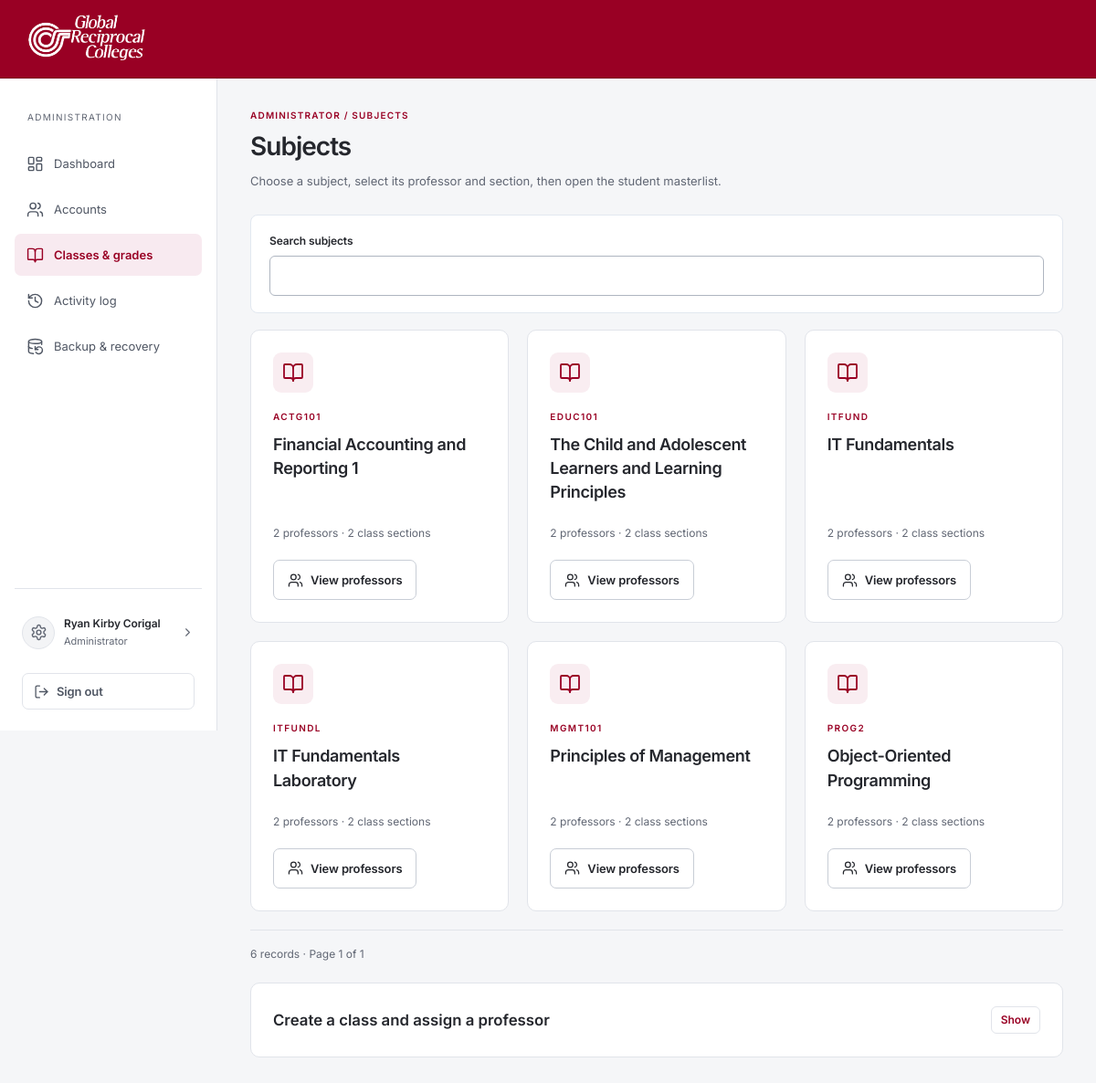
The app's page /registrar.php?view=classes (signed in) with its own data.
### tables this page shows
CREATE TABLE IF NOT EXISTS `classbook_admins` (
  `id` INT UNSIGNED PRIMARY KEY AUTO_INCREMENT,
  `username` VARCHAR(80) NOT NULL UNIQUE,
  `full_name` VARCHAR(150) NOT NULL,
  `password_hash` VARCHAR(255) NOT NULL,
  `created_at` TIMESTAMP DEFAULT CURRENT_TIMESTAMP
);

### includes/classbook.php (called while the page is built, shortened)
<?php
function cbQuery(PDO $db, string $sql, array $args=[]): PDOStatement {
    $q=$db->prepare($sql); $q->execute($args); return $q;
}

### includes/auth.php (called while the page is built, shortened)
<?php
function isLoggedIn(): bool
{
    return isset($_SESSION['user']) && !empty($_SESSION['user']['id']) && !empty($_SESSION['user']['role']);
}
function getCurrentUser(): ?array
{
    return isLoggedIn() ? $_SESSION['user'] : null;
}

### includes/functions.php (called while the page is built, shortened)
<?php
function h(mixed $value): string
{
    return htmlspecialchars((string)($value ?? ''), ENT_QUOTES | ENT_SUBSTITUTE, 'UTF-8');
}

### includes/portal.php (the view, shortened to what this page needs)
<?php
require_once __DIR__.'/auth.php';
require_once __DIR__.'/functions.php';
require_once __DIR__.'/classbook.php';
function portalUser(PDO $db,string $role): array {
    $u=getCurrentUser();
    $table=match($role){'professor'=>'professors','student'=>'students','admin'=>'classbook_admins',default=>throw new RuntimeException('Unknown account role.')};
    $account=cbQuery($db,'SELECT * FROM '.$table.' WHERE id=?',[$u['id']])->fetch();
    $u['full_name']=$role==='student'?$account['first_name'].' '.$account['last_name']:$account['full_name'];$u['username']=$account['username'];$u['public_id']=cbAccountPublicId($db,$role,(int)$u['id']);$_SESSION['user']=$u;$_SESSION['last_active']=time();return $u;
}
function portalRoleLabel(string $role): string {return match($role){'admin'=>'Administrator','professor'=>'Professor','student'=>'Student',default=>ucfirst($role)};}
function portalIcon(string $name): string {
    $path=__DIR__.'/../assets/icons/'.$name.'.svg';
    $svg=preg_replace('/class="[^"]*"/','class="ui-icon"',file_get_contents($path),1);
    return str_replace('<svg','<svg aria-hidden="true" focusable="false"',$svg);
}
function portalStart(string $title,?array $u=null,string $active=''): void {
    $flash=getFlash();
    ?><!doctype html><html lang="en"><head><meta charset="utf-8"><meta name="viewport" content="width=device-width,initial-scale=1"><?php portalPagePaint();?><title><?=h($title)?> · GRC</title><link rel="stylesheet" href="assets/css/classbook.css?v=<?=filemtime(__DIR__.'/../assets/css/classbook.css')?>"><link rel="stylesheet" href="assets/css/filters.css?v=<?=filemtime(__DIR__.'/../assets/css/filters.css')?>"><?php if(($u['role']??'')==='admin'):?><link rel="stylesheet" href="assets/css/administrator.css?v=<?=filemtime(__DIR__.'/../assets/css/administrator.css')?>"><link rel="stylesheet" href="assets/css/admin-directory.css?v=<?=filemtime(__DIR__.'/../assets/css/admin-directory.css')?>"><?php endif;?><?php if($u):?><link rel="stylesheet" href="assets/css/workspace.css?v=<?=filemtime(__DIR__.'/../assets/css/workspace.css')?>"><link rel="stylesheet" href="assets/css/profile.css?v=<?=filemtime(__DIR__.'/../assets/css/profile.css')?>"><?php endif;?></head><body class="<?=$u?'workspace-app role-'.h($u['role']).(($u['role']==='admin')?' administrator-app':''):''?>"><?php if($u):?><a class="skip-link" href="#main-content">Skip to content</a><?php endif;?>
    <header class="portal-header"><a class="brand" href="index.php" aria-label="Global Reciprocal Colleges home"><img src="assets/grc-wordmark.png" alt="Global Reciprocal Colleges"></a></header>
    <div class="portal-layout"><?php if($u):?><nav class="portal-nav" aria-label="Workspace"><div class="workspace-links" id="workspace-links"><p><?=h($u['role']==='admin'?'ADMINISTRATION':strtoupper(portalRoleLabel($u['role'])).' WORKSPACE')?></p>
    <?php $items=match($u['role']){'professor'=>['classes'=>['professor-dashboard.php','My classes'],'roster'=>['professor-dashboard.php?view=roster','Student masterlist'],'attendance'=>['professor-dashboard.php?view=attendance','Attendance'],'activities'=>['professor-dashboard.php?view=activities','Scores'],'grades'=>['professor-dashboard.php?view=grades','Grades'],'settings'=>['professor-dashboard.php?view=settings','Class settings']], 'admin'=>['overview'=>['registrar.php','Overview'],'accounts'=>['registrar.php?view=accounts','Accounts & approval'],'classes'=>['registrar.php?view=classes','Classes & verification'],'audit'=>['registrar.php?view=audit','Activity log'],'maintenance'=>['registrar.php?view=maintenance','Backup & recovery']],default=>['grades'=>['student-dashboard.php','My grades']]};
    $icons=['overview'=>'layout-dashboard','accounts'=>'users','classes'=>'book-open','audit'=>'history','maintenance'=>'database-backup','roster'=>'users','criteria'=>'list-filter','attendance'=>'clipboard-check','activities'=>'file-text','grades'=>'graduation-cap','import'=>'download','settings'=>'settings-2','profile'=>'user-round'];
    $navActive=$active==='import'?'attendance':($active==='criteria'?'settings':$active);
    foreach($items as $key=>[$url,$label]){if($u['role']==='admin')$label=match($key){'overview'=>'Dashboard','accounts'=>'Accounts','classes'=>'Classes & grades',default=>$label};if($u['role']==='professor'&&isset($_GET['subject_id']))$url.=(str_contains($url,'?')?'&':'?').'subject_id='.(int)$_GET['subject_id'];?><a class="<?=$navActive===$key?'selected':''?>" <?=$navActive===$key?'aria-current="page"':''?> href="<?=h($url)?>"><?=portalIcon($icons[$key]??'file-text')?><span><?=h($label)?></span></a><?php }?><div class="workspace-account"><a class="account-identity account-profile-link <?=$active==='profile'?'current':''?>" href="profile.php" aria-label="<?=h(portalRoleLabel($u['role']).' account settings')?>" <?=$active==='profile'?'aria-current="page"':''?> title="Account settings"><span class="account-avatar"><?=portalIcon('settings')?></span><div><strong title="<?=h($u['full_name'])?>"><?=h($u['full_name'])?></strong><small><?=h(portalRoleLabel($u['role']))?></small></div><?=portalIcon('chevron-right')?></a><form method="post" action="logout.php"><?=csrfField()?><button class="quiet"><?=portalIcon('log-out')?>Sign out</button></form></div></div></nav><?php endif;?>
    <main id="main-content" tabindex="-1" class="portal-main <?=$u?'':'public-main'?>"><?php if($flash):?><div class="notice <?=h($flash['type'])?>" role="status"><?=h($flash['message'])?></div><?php endif;
}
function portalEnd(): void {?></main></div><script src="assets/js/classbook.js?v=<?=filemtime(__DIR__.'/../assets/js/classbook.js')?>"></script></body></html><?php }
function portalHeading(string $title,string $subtitle=''): void {?><div class="page-heading"><span class="eyebrow">GLOBAL RECIPROCAL COLLEGES</span><h1><?=h($title)?></h1><p><?=h($subtitle)?></p></div><?php }
function portalNotice(string $text,string $kind='info'): void {?><div class="notice <?=h($kind)?>" role="status"><?=h($text);?></div><?php }
function portalField(string $label,string $name,mixed $value='',string $type='text',string $attrs=''): void {?><label class="field"><?=h($label)?><input name="<?=h($name)?>" type="<?=h($type)?>" value="<?=h($value)?>" <?=$attrs?>></label><?php }
?>

### assets/css/classbook.css (style rules this page uses)
:root { --red:#990024;--red-dark:#580015;--ink:#292524;--muted:#70655e;--line:#e5ded7;--paper:#faf8f5;--green:#24583b }
* { box-sizing:border-box }
body { margin:0;color:var(--ink);background:var(--paper);font:15px/1.55 'Segoe UI',Arial,sans-serif }
a { color:var(--red);text-underline-offset:3px }
button,input,select,textarea { font:inherit }
button { cursor:pointer;background:var(--red);border:1px solid var(--red);color:#fff;padding:10px 16px;border-radius:6px;font-weight:600 }
button.quiet,.button.secondary { background:#fff;color:var(--red);border:1px solid #d9c9c4 }
.portal-header { display:flex;align-items:center;justify-content:space-between;gap:20px;background:white;border-bottom:1px solid var(--line);padding:15px 30px }
.brand { display:flex;gap:18px;align-items:center;text-decoration:none;color:var(--ink);font-size:13px;font-weight:750;letter-spacing:.06em }
.brand img { width:125px;height:56px;object-fit:contain;background:var(--red);padding:6px;border-radius:5px }
.portal-layout { display:flex;max-width:1600px;margin:auto }
.portal-nav { width:225px;flex:0 0 225px;background:#fff;border-right:1px solid var(--line);padding:25px 15px;min-height:calc(100vh - 88px) }
.portal-nav p { font-size:10px;color:var(--muted);letter-spacing:.1em;padding:0 14px }
.portal-nav a { display:block;text-decoration:none;padding:12px 14px;color:var(--muted);border-radius:5px;font-size:13px;margin:3px 0 }
.portal-nav a.selected { background:#f5e7e4;color:var(--red);font-weight:700 }
.portal-main { padding:35px;min-width:0;flex:1 }
.field { display:flex;flex-direction:column;gap:6px;font-size:12px;font-weight:600;margin-bottom:16px;min-width:0 }
.field input,.field select,.field textarea { background:#fff;border:1px solid #d3c8bf;color:var(--ink);padding:10px 12px;border-radius:5px;min-width:0;width:100%;font-weight:400 }
button { margin:3px 0 }
.portal-header { background:var(--red);border-bottom:1px solid var(--red-dark);color:#fff }
.portal-header .brand,.portal-header .account,.portal-header a { color:#fff }
.portal-header .brand img { background:transparent }
:root { --red:#990024;--red-dark:#7a001d;--paper:#f8f5f1;--ink:#241f21;--muted:#665b60;--line:#d9ced2;--field-border:#96888f;--error:#a51c30;--error-surface:#fff0f2;--focus:#1d5fa8;--green:#24583b;--surface:#fff }
.portal-header { justify-content:flex-start;padding:12px 24px;min-height:86px }
.portal-header .brand { display:inline-flex;justify-content:center }
.portal-header .brand img { width:145px;height:60px;padding:0;border-radius:0;object-fit:contain }
.workspace-account { padding:6px 14px 18px;margin-bottom:14px;border-bottom:1px solid var(--line) }
.workspace-account strong { display:block;font-size:13px;overflow-wrap:anywhere }
.workspace-account small { display:block;font-size:11px;color:var(--muted);margin:4px 0 10px }
.workspace-account button { font-size:12px;padding:7px 12px }
.workspace-account form { margin:0 }
body { font-family:'GRC Inter',Arial,sans-serif;font-synthesis:none;-webkit-font-smoothing:antialiased }
button,.button,.auth-field label,.field,.workspace-account strong { font-weight:600;letter-spacing:-.01em }
.portal-nav { display:flex;flex-direction:column;min-height:calc(100vh - 86px) }
.workspace-account { margin: auto 0 0;padding:20px 14px 0;border-bottom:0;border-top:1px solid var(--line) }
.workspace-links>a:last-of-type { margin-bottom:24px }
.ui-icon { width:19px;height:19px;flex-shrink:0;vertical-align:middle }
.workspace-links>a { display:flex;align-items:center;gap:9px }
.workspace-account button { display:inline-flex;align-items:center;gap:8px }
.account-identity { display:flex;gap:10px;align-items:center }
.account-avatar { display:grid;place-items:center;width:30px;height:30px;flex-shrink:0 }

### assets/css/admin-directory.css (style rules this page uses)
.administrator-app { --directory-space:20px;--directory-heading:#0f172a;--directory-border:#e2e8f0 }
.administrator-app .admin-filters .field { font-size:12px }

### assets/css/profile.css (style rules this page uses)
.workspace-app .workspace-account .account-profile-link { display:flex;align-items:center;gap:10px;min-height:52px;margin:0 -6px;padding:8px 6px;border-radius:7px;color:var(--ink);text-decoration:none }
.workspace-app .account-profile-link>div { flex:1;min-width:0 }
.workspace-app .account-profile-link>.ui-icon { width:15px;height:15px;color:var(--muted) }

### assets/css/class-workspace.css (style rules this page uses)
.class-workspace .ui-icon { width:17px;height:17px;vertical-align:middle }
.subject-symbol .ui-icon { width:24px;height:24px }

### records on screen
classbook_admins: username "ADMINISTRATION", full_name "Ryan Kirby Corigal", username "Administrator"

### other values on screen
$label "Dashboard"
$label "Accounts"
$label "Classes & grades"
$label "Activity log"
$label "Backup & recovery"
$pages[$view][0] "SUBJECTS"
$pages[$view][0] "Subjects"
$pages[$view][1] "Choose a subject, select its professor and section, then open the student masterlist."
$label "Search subjects"
$row['subject_code'] "ACTG101"
$row['subject_title'] "Financial Accounting and Reporting 1"
$row['professors'] "2"
$row['sections'] "2"
$row['subject_code'] "EDUC101"
$row['subject_title'] "The Child and Adolescent Learners and Learning Principles"
